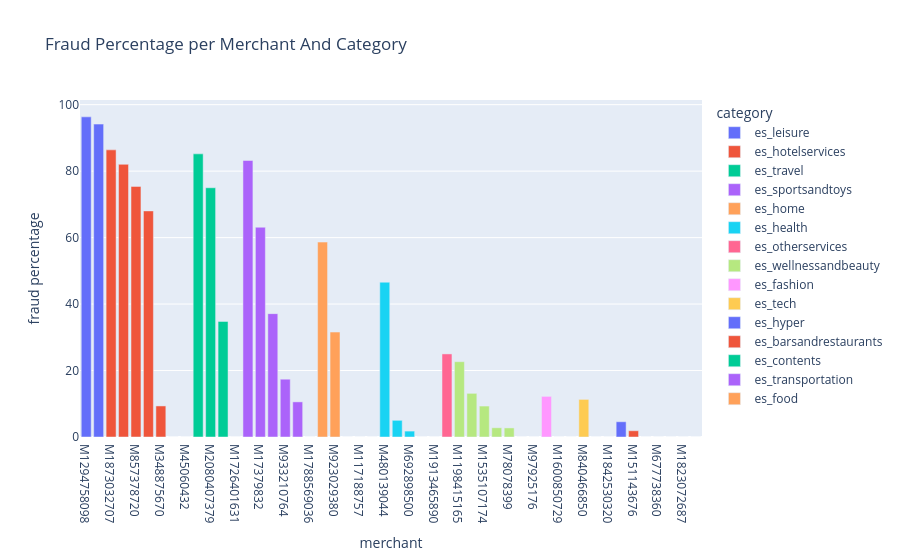

Here is the notebook cell this chart was saved with:
### Code cell
fig = px.bar(mdf,x="merchant",y="fraud_pct_per_merchant",color="category",
    hover_data=["number_customer", "number_transaction", "fraud_1", "fraud_0"],
    title="Fraud Percentage per Merchant And Category", labels={"fraud_pct_per_merchant": "fraud percentage", "number_customer": '# of customers' ,'number_transaction':'# of transactions', 'fraud_1':'fraud' , 'fraud_0' : 'not fraud'})
fig.show()

### Figure 1 — Plotly figure (JSON) as saved in the notebook; plotly's stock layout.template omitted (floating-point values rounded to 4 significant figures)
{"data": [{"customdata": [[146, 191, 184, 7], [231, 308, 290, 18]], "hovertemplate": "category=es_leisure<br>merchant=%{x}<br>fraud percentage=%{y}<br># of customers=%{customdata[0]}<br># of transactions=%{customdata[1]}<br>fraud=%{customdata[2]}<br>not fraud=%{customdata[3]}<extra></extra>", "legendgroup": "es_leisure", "marker": {"color": "#636efa", "pattern": {"shape": ""}}, "name": "es_leisure", "orientation": "v", "showlegend": true, "textposition": "auto", "type": "bar", "x": ["M1294758098", "M3697346"], "xaxis": "x", "y": [96.34, 94.16], "yaxis": "y"}, {"customdata": [[200, 250, 216, 34], [66, 78, 64, 14], [106, 122, 92, 30], [200, 244, 166, 78], [99, 107, 10, 97], [340, 370, 0, 370], [521, 573, 0, 573]], "hovertemplate": "category=es_hotelservices<br>merchant=%{x}<br>fraud percentage=%{y}<br># of customers=%{customdata[0]}<br># of transactions=%{customdata[1]}<br>fraud=%{customdata[2]}<br>not fraud=%{customdata[3]}<extra></extra>", "legendgroup": "es_hotelservices", "marker": {"color": "#EF553B", "pattern": {"shape": ""}}, "name": "es_hotelservices", "orientation": "v", "showlegend": true, "textposition": "auto", "type": "bar", "x": ["M1873032707", "M1353266412", "M857378720", "M2011752106", "M348875670", "M1352454843", "M45060432"], "xaxis": "x", "y": [86.4, 82.05, 75.41, 68.03, 9.346, 0.0, 0.0], "yaxis": "y"}, {"customdata": [[402, 608, 518, 90], [47, 48, 36, 12], [69, 69, 24, 45], [3, 3, 0, 3]], "hovertemplate": "category=es_travel<br>merchant=%{x}<br>fraud percentage=%{y}<br># of customers=%{customdata[0]}<br># of transactions=%{customdata[1]}<br>fraud=%{customdata[2]}<br>not fraud=%{customdata[3]}<extra></extra>", "legendgroup": "es_travel", "marker": {"color": "#00cc96", "pattern": {"shape": ""}}, "name": "es_travel", "orientation": "v", "showlegend": true, "textposition": "auto", "type": "bar", "x": ["M732195782", "M2080407379", "M495352832", "M1726401631"], "xaxis": "x", "y": [85.2, 75.0, 34.78, 0.0], "yaxis": "y"}, {"customdata": [[795, 1769, 1472, 297], [227, 282, 178, 104], [432, 528, 196, 332], [54, 69, 12, 57], [952, 1173, 124, 1049], [151, 181, 0, 181]], "hovertemplate": "category=es_sportsandtoys<br>merchant=%{x}<br>fraud percentage=%{y}<br># of customers=%{customdata[0]}<br># of transactions=%{customdata[1]}<br>fraud=%{customdata[2]}<br>not fraud=%{customdata[3]}<extra></extra>", "legendgroup": "es_sportsandtoys", "marker": {"color": "#ab63fa", "pattern": {"shape": ""}}, "name": "es_sportsandtoys", "orientation": "v", "showlegend": true, "textposition": "auto", "type": "bar", "x": ["M980657600", "M17379832", "M1741626453", "M933210764", "M1649169323", "M1788569036"], "xaxis": "x", "y": [83.21, 63.12, 37.12, 17.39, 10.57, 0.0], "yaxis": "y"}, {"customdata": [[276, 341, 200, 141], [283, 323, 102, 221], [680, 774, 0, 774], [20, 21, 0, 21], [488, 525, 0, 525]], "hovertemplate": "category=es_home<br>merchant=%{x}<br>fraud percentage=%{y}<br># of customers=%{customdata[0]}<br># of transactions=%{customdata[1]}<br>fraud=%{customdata[2]}<br>not fraud=%{customdata[3]}<extra></extra>", "legendgroup": "es_home", "marker": {"color": "#FFA15A", "pattern": {"shape": ""}}, "name": "es_home", "orientation": "v", "showlegend": true, "textposition": "auto", "type": "bar", "x": ["M2122776122", "M923029380", "M1400236507", "M117188757", "M1872033263"], "xaxis": "x", "y": [58.65, 31.58, 0.0, 0.0, 0.0], "yaxis": "y"}, {"customdata": [[1324, 3508, 1634, 1874], [600, 916, 46, 870], [549, 900, 16, 884], [2826, 6809, 0, 6809], [1912, 3979, 0, 3979]], "hovertemplate": "category=es_health<br>merchant=%{x}<br>fraud percentage=%{y}<br># of customers=%{customdata[0]}<br># of transactions=%{customdata[1]}<br>fraud=%{customdata[2]}<br>not fraud=%{customdata[3]}<extra></extra>", "legendgroup": "es_health", "marker": {"color": "#19d3f3", "pattern": {"shape": ""}}, "name": "es_health", "orientation": "v", "showlegend": true, "textposition": "auto", "type": "bar", "x": ["M480139044", "M50039827", "M692898500", "M1053599405", "M1913465890"], "xaxis": "x", "y": [46.58, 5.022, 1.778, 0.0, 0.0], "yaxis": "y"}, {"customdata": [[668, 912, 228, 684]], "hovertemplate": "category=es_otherservices<br>merchant=%{x}<br>fraud percentage=%{y}<br># of customers=%{customdata[0]}<br># of transactions=%{customdata[1]}<br>fraud=%{customdata[2]}<br>not fraud=%{customdata[3]}<extra></extra>", "legendgroup": "es_otherservices", "marker": {"color": "#FF6692", "pattern": {"shape": ""}}, "name": "es_otherservices", "orientation": "v", "showlegend": true, "textposition": "auto", "type": "bar", "x": ["M1888755466"], "xaxis": "x", "y": [25.0], "yaxis": "y"}, {"customdata": [[1010, 1580, 358, 1222], [208, 274, 36, 238], [1033, 1868, 174, 1694], [2161, 3813, 106, 3707], [995, 1608, 44, 1564], [2672, 5339, 0, 5339], [423, 599, 0, 599]], "hovertemplate": "category=es_wellnessandbeauty<br>merchant=%{x}<br>fraud percentage=%{y}<br># of customers=%{customdata[0]}<br># of transactions=%{customdata[1]}<br>fraud=%{customdata[2]}<br>not fraud=%{customdata[3]}<extra></extra>", "legendgroup": "es_wellnessandbeauty", "marker": {"color": "#B6E880", "pattern": {"shape": ""}}, "name": "es_wellnessandbeauty", "orientation": "v", "showlegend": true, "textposition": "auto", "type": "bar", "x": ["M1198415165", "M1748431652", "M1535107174", "M209847108", "M78078399", "M1946091778", "M97925176"], "xaxis": "x", "y": [22.66, 13.14, 9.315, 2.78, 2.736, 0.0, 0.0], "yaxis": "y"}, {"customdata": [[619, 949, 116, 833], [1961, 2622, 0, 2622], [1882, 2877, 0, 2877]], "hovertemplate": "category=es_fashion<br>merchant=%{x}<br>fraud percentage=%{y}<br># of customers=%{customdata[0]}<br># of transactions=%{customdata[1]}<br>fraud=%{customdata[2]}<br>not fraud=%{customdata[3]}<extra></extra>", "legendgroup": "es_fashion", "marker": {"color": "#FF97FF", "pattern": {"shape": ""}}, "name": "es_fashion", "orientation": "v", "showlegend": true, "textposition": "auto", "type": "bar", "x": ["M547558035", "M1600850729", "M349281107"], "xaxis": "x", "y": [12.22, 0.0, 0.0], "yaxis": "y"}, {"customdata": [[1129, 1396, 158, 1238], [192, 219, 0, 219], [729, 750, 0, 750]], "hovertemplate": "category=es_tech<br>merchant=%{x}<br>fraud percentage=%{y}<br># of customers=%{customdata[0]}<br># of transactions=%{customdata[1]}<br>fraud=%{customdata[2]}<br>not fraud=%{customdata[3]}<extra></extra>", "legendgroup": "es_tech", "marker": {"color": "#FECB52", "pattern": {"shape": ""}}, "name": "es_tech", "orientation": "v", "showlegend": true, "textposition": "auto", "type": "bar", "x": ["M840466850", "M1416436880", "M1842530320"], "xaxis": "x", "y": [11.32, 0.0, 0.0], "yaxis": "y"}, {"customdata": [[2930, 6096, 280, 5816]], "hovertemplate": "category=es_hyper<br>merchant=%{x}<br>fraud percentage=%{y}<br># of customers=%{customdata[0]}<br># of transactions=%{customdata[1]}<br>fraud=%{customdata[2]}<br>not fraud=%{customdata[3]}<extra></extra>", "legendgroup": "es_hyper", "marker": {"color": "#636efa", "pattern": {"shape": ""}}, "name": "es_hyper", "orientation": "v", "showlegend": true, "textposition": "auto", "type": "bar", "x": ["M855959430"], "xaxis": "x", "y": [4.593], "yaxis": "y"}, {"customdata": [[2727, 6370, 120, 6250]], "hovertemplate": "category=es_barsandrestaurants<br>merchant=%{x}<br>fraud percentage=%{y}<br># of customers=%{customdata[0]}<br># of transactions=%{customdata[1]}<br>fraud=%{customdata[2]}<br>not fraud=%{customdata[3]}<extra></extra>", "legendgroup": "es_barsandrestaurants", "marker": {"color": "#EF553B", "pattern": {"shape": ""}}, "name": "es_barsandrestaurants", "orientation": "v", "showlegend": true, "textposition": "auto", "type": "bar", "x": ["M151143676"], "xaxis": "x", "y": [1.884], "yaxis": "y"}, {"customdata": [[483, 527, 0, 527], [348, 358, 0, 358]], "hovertemplate": "category=es_contents<br>merchant=%{x}<br>fraud percentage=%{y}<br># of customers=%{customdata[0]}<br># of transactions=%{customdata[1]}<br>fraud=%{customdata[2]}<br>not fraud=%{customdata[3]}<extra></extra>", "legendgroup": "es_contents", "marker": {"color": "#00cc96", "pattern": {"shape": ""}}, "name": "es_contents", "orientation": "v", "showlegend": true, "textposition": "auto", "type": "bar", "x": ["M1313686961", "M677738360"], "xaxis": "x", "y": [0.0, 0.0], "yaxis": "y"}, {"customdata": [[3926, 205327, 0, 205327], [3570, 299347, 0, 299347]], "hovertemplate": "category=es_transportation<br>merchant=%{x}<br>fraud percentage=%{y}<br># of customers=%{customdata[0]}<br># of transactions=%{customdata[1]}<br>fraud=%{customdata[2]}<br>not fraud=%{customdata[3]}<extra></extra>", "legendgroup": "es_transportation", "marker": {"color": "#ab63fa", "pattern": {"shape": ""}}, "name": "es_transportation", "orientation": "v", "showlegend": true, "textposition": "auto", "type": "bar", "x": ["M348934600", "M1823072687"], "xaxis": "x", "y": [0.0, 0.0], "yaxis": "y"}, {"customdata": [[3439, 26228, 0, 26228]], "hovertemplate": "category=es_food<br>merchant=%{x}<br>fraud percentage=%{y}<br># of customers=%{customdata[0]}<br># of transactions=%{customdata[1]}<br>fraud=%{customdata[2]}<br>not fraud=%{customdata[3]}<extra></extra>", "legendgroup": "es_food", "marker": {"color": "#FFA15A", "pattern": {"shape": ""}}, "name": "es_food", "orientation": "v", "showlegend": true, "textposition": "auto", "type": "bar", "x": ["M85975013"], "xaxis": "x", "y": [0.0], "yaxis": "y"}], "layout": {"barmode": "relative", "legend": {"title": {"text": "category"}, "tracegroupgap": 0}, "title": {"text": "Fraud Percentage per Merchant And Category"}, "xaxis": {"anchor": "y", "domain": [0, 1], "title": {"text": "merchant"}}, "yaxis": {"anchor": "x", "domain": [0, 1], "title": {"text": "fraud percentage"}}}}
